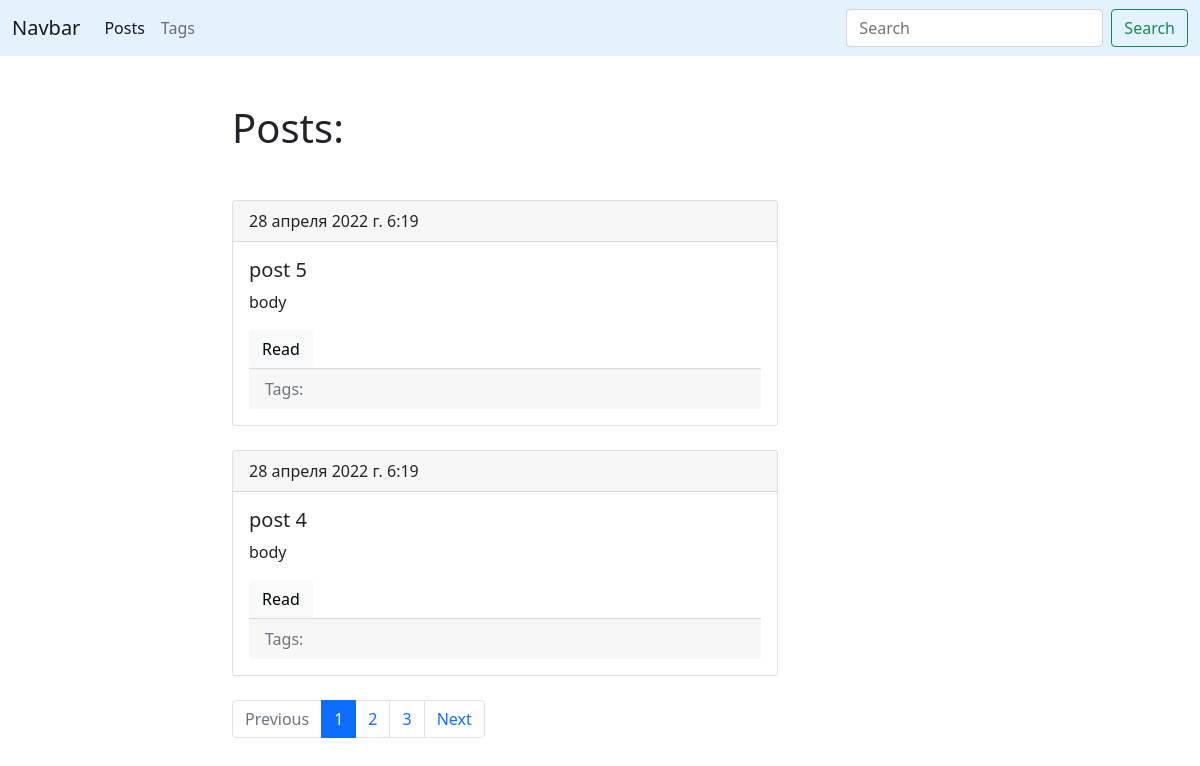
The page /blog/ on the database as committed earlier.
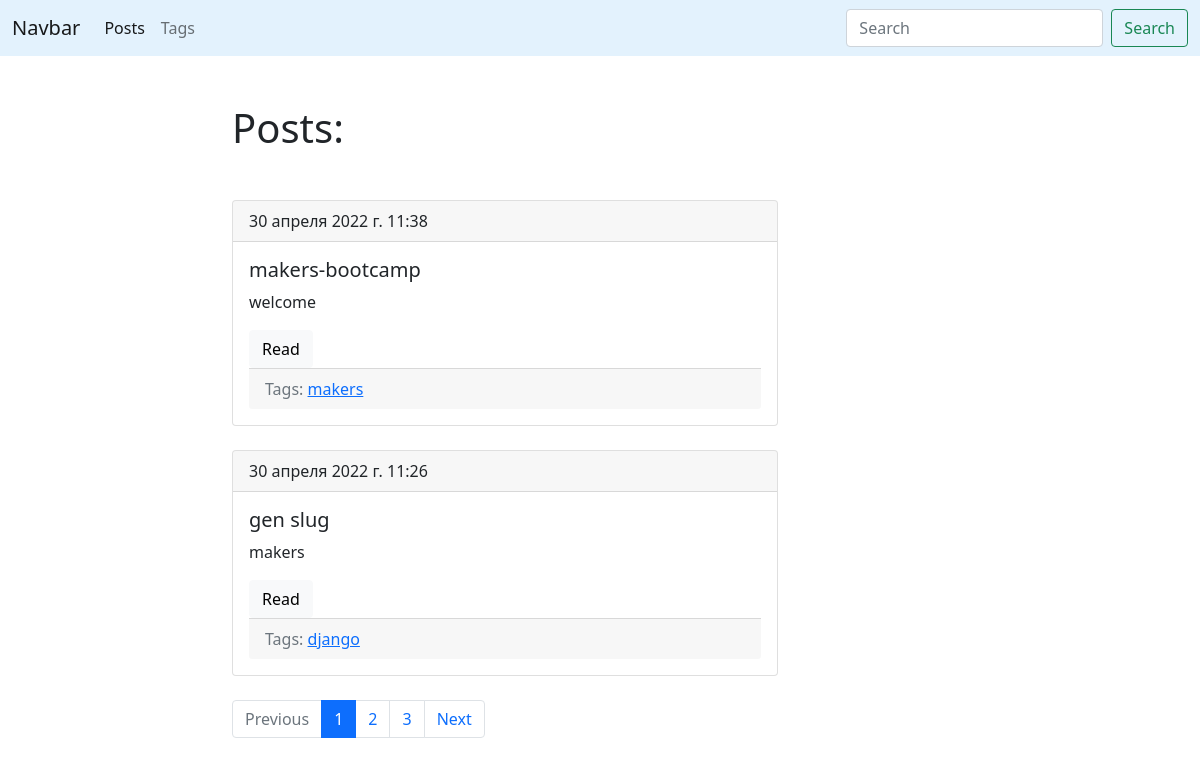
The same page on the database as committed later.
### blog/models.py (models this page shows, shortened)
class Post(models.Model):
    title = models.CharField(max_length=150, db_index=True)
    slug = models.SlugField(max_length=150, blank=True, unique=True)
    body = models.TextField(blank=True, db_index=True)
    tags = models.ManyToManyField('Tag', blank=True, related_name='posts')
    date_pub = models.DateTimeField(auto_now_add=True)
    def get_absolute_url(self):
        return reverse('post_detail_url', kwargs={'slug': self.slug})
    class Meta:
        ordering = ['-date_pub']

class Tag(models.Model):
    title = models.CharField(max_length=50)
    slug = models.SlugField(max_length=50, unique=True)
    def get_absolute_url(self):
        return reverse('tag_detail_url', kwargs={'slug': self.slug})
    class Meta:
        ordering = ['title']

### blog/views.py (the view)
# urls.py: path('', posts_list, name='posts_list_url'),
def posts_list(request):
    search_query = request.GET.get('search', '')
    if search_query:
        posts = Post.objects.filter(Q(title__icontains=search_query) | Q(body__icontains=search_query))
    else:
        posts = Post.objects.all()
    paginator = Paginator(posts, 2)
    page_number = request.GET.get('page', 1)
    page = paginator.get_page(page_number)
    is_paginated = page.has_other_pages()
    if page.has_previous():
        prev_url = f'?page={page.previous_page_number()}'
    else:
        prev_url = ''
    if page.has_next():
        next_url = f'?page={page.next_page_number()}'
    else:
        next_url = ''
    context = {
        'page_object': page,
        'is_paginated': is_paginated,
        'next_url': next_url,
        'prev_url': prev_url,
    }
    return render(request, 'blog/index.html', context=context)

### blog/templates/blog/index.html (shortened to what this page needs)
{% extends 'base.html' %}
{% block content %}
<h1 class="mb-5">Posts:</h1>
{% for post in page_object.object_list %}
   {% include 'blog/includes/post_card_template.html' %}
{% endfor %}
{% endblock %}

### blog/templates/blog/includes/post_card_template.html
 <div class="card mb-4">
    <div class="card-header">
        {{ post.date_pub }}
    </div>
    <div class="card-body">
        <h5 class="card-title">{{ post.title }}</h5>
        <p class="card-text">{{ post.body|truncatewords:15 }}</p>
        <a href="{{ post.get_absolute_url }}" class="btn btn-light">Read</a>
        <div class="card-footer text-muted">
             Tags:
            {% for tag in post.tags.all %}
                <a href="{{ tag.get_absolute_url }}">{{ tag.title }}</a>
            {% endfor %}
        </div>
    </div>
 </div>

Rows that differ between the two databases and show on the page:
removed Post: date_pub "28 апреля 2022 г. 6:19", title "post 5", body "body"
removed Post: date_pub "28 апреля 2022 г. 6:19", title "post 4", body "body"
added Post: date_pub "30 апреля 2022 г. 11:38", title "makers-bootcamp", body "welcome"
added Tag: title "makers", shown under "30 апреля 2022 г. 11:38"
added Post: date_pub "30 апреля 2022 г. 11:26", title "gen slug", body "makers"
now on this page (row unchanged): Tag: title "django", shown under "30 апреля 2022 г. 11:26"
